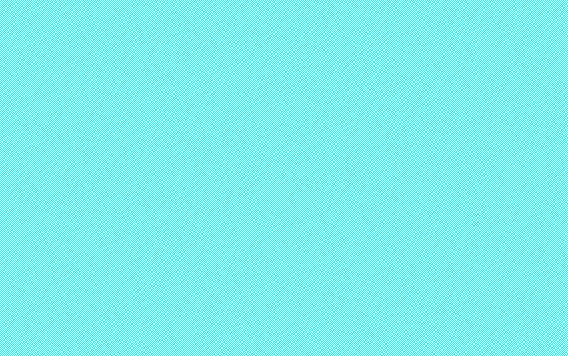
#> input picture Decomposition/share1.jpg, 568 x 356 px
$ python combine_share.py
#> lines starting #> are read from the running program, lines starting #| are printed output that depends on the picture
## Combines three shares to get original image
import numpy as np
from PIL import Image
import sys

infile1 = Image.open("share1.jpg")
#> infile1 is the input picture: PIL image 568x356 CMYK; mean R, G, B 127.3, 255, 255
infile2 = Image.open("share2.jpg")
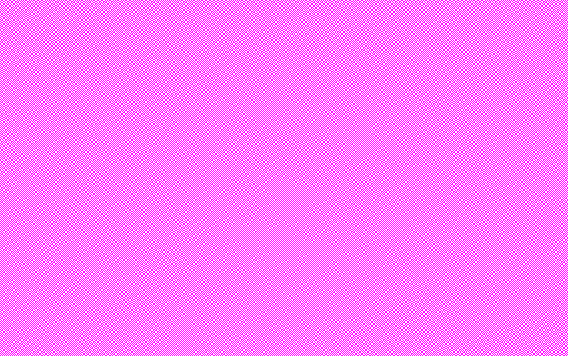
#> input picture Decomposition/share2.jpg, 568 x 356 px
#> infile2 is the input picture: PIL image 568x356 CMYK; mean R, G, B 255, 127.3, 255
infile3 = Image.open("share3.jpg")
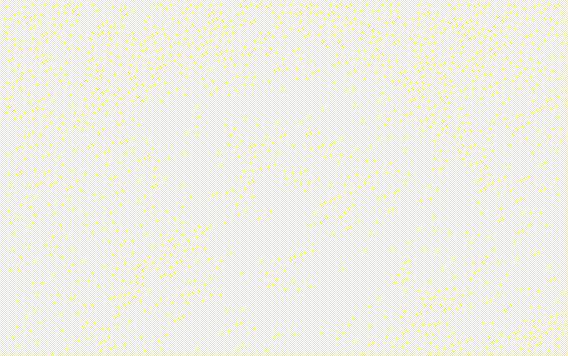
#> input picture Decomposition/share3.jpg, 568 x 356 px
#> infile3 is the input picture: PIL image 568x356 CMYK; mean R, G, B 255, 255, 127.3

outfile = Image.new('CMYK', infile1.size)
#> outfile: PIL image 568x356 CMYK; every value is 255

for x in range(0,infile1.size[0],2):
    for y in range(0,infile1.size[1],2):

        C = infile1.getpixel((x+1, y))[0]
        M = infile2.getpixel((x+1, y))[1]
        Y = infile3.getpixel((x+1, y))[2]


        outfile.putpixel((x, y), (C,M,Y,0))
        outfile.putpixel((x+1, y), (C,M,Y,0))
        outfile.putpixel((x, y+1), (C,M,Y,0))
        outfile.putpixel((x+1, y+1), (C,M,Y,0))
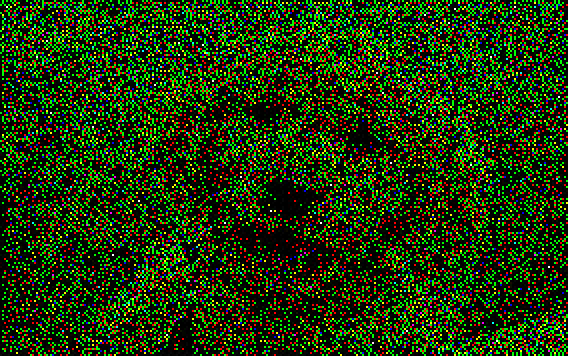
#> outfile: PIL image 568x356 CMYK; mean R, G, B 31.2, 52.6, 8.8


outfile.save("final.jpg")
